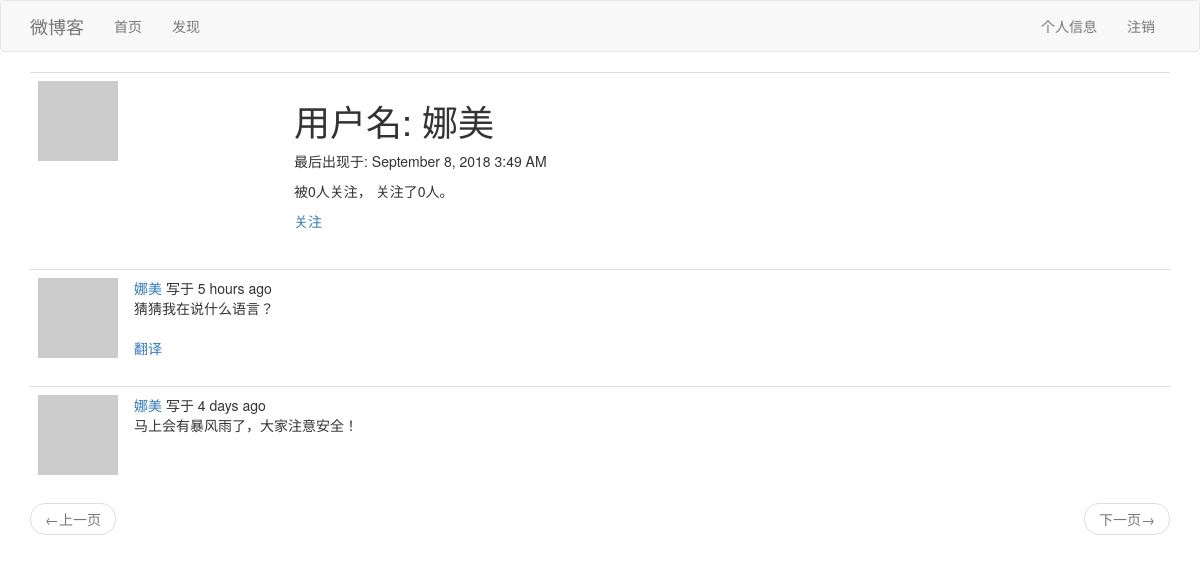
/user/娜美 (signed in), run on the app's committed database.
### app/models.py (models this page shows, shortened)
class User(UserMixin, db.Model):
    id = db.Column(db.Integer, primary_key=True)
    username = db.Column(db.String(64), index=True, unique=True)
    email = db.Column(db.String(120), index=True, unique=True)
    password_hash = db.Column(db.String(128))
    posts = db.relationship('Post', backref='author', lazy='dynamic')
    about_me = db.Column(db.String(140))
    last_seen = db.Column(db.DateTime, default=datetime.utcnow)
    followed = db.relationship(
        'User', secondary=followers,
        primaryjoin=(followers.c.follower_id == id),
        secondaryjoin=(followers.c.followed_id == id),
        backref=db.backref('followers', lazy='dynamic'),
        lazy='dynamic')
    def avatar(self, size):
        digest = md5(self.email.lower().encode('utf-8')).hexdigest()
        return 'https://www.gravatar.com/avatar/{}?d=robohash&s={}'.format(
            digest, size)
    def is_following(self, user):
        return self.followed.filter(
            followers.c.followed_id == user.id).count() > 0

class Post(db.Model):
    id = db.Column(db.Integer, primary_key=True)
    body = db.Column(db.String(140))
    timestamp = db.Column(db.DateTime, index=True, default=datetime.utcnow)
    user_id = db.Column(db.Integer, db.ForeignKey('user.id'))
    language = db.Column(db.String(5))

### app/routes.py (the view)
@app.route('/user/<username>')
@login_required
def user(username):
    user = User.query.filter_by(username=username).first_or_404()
    page = request.args.get('page', 1, type=int)
    posts = user.posts.order_by(Post.timestamp.desc()).paginate(
        page, app.config['POSTS_PER_PAGE'], False)
    next_url = url_for('index', page=posts.next_num) if posts.has_next else None
    prev_url = url_for('index', page=posts.prev_num) if posts.has_prev else None
    return render_template('user.html', user=user, posts=posts.items,
                           next_url=next_url, prev_url=prev_url)

### app/models.py (called while the page is built)
@login.user_loader
def load_user(id):
    return User.query.get(int(id))

### app/routes.py (called while the page is built)
@app.before_request
def before_request():
    if current_user.is_authenticated:
        current_user.last_seen = datetime.utcnow()
        db.session.commit()
    g.locale = str(get_locale())
    if g.locale == 'zh':
        g.locale = 'zh-cn'

### app/templates/user.html (shortened to what this page needs)
{% extends 'base.html' %}
{% block app_content %}
    <table class="table table-hover">
        <tr>
            <td width="256px"><img src="{{ user.avatar(256) }}"></td>
            <td>
                <h1>{{ _('用户名') }}: {{ user.username }}</h1>
                {% if user.last_seen %}
                    <p>{{ _('最后出现于') }}: {{ moment(user.last_seen).format('LLL') }}</p>
                {% endif %}
                <p>
                    {{ _('被%(count)d人关注，', count=user.followers.count()) }}
                    {{ _('关注了%(count)d人。', count=user.followed.count()) }}
                </p>
                {% if user == current_user %}
                    <p>
                        <a href="{{ url_for('edit_profile') }}">{{ _('编辑个人信息') }}</a>
                    </p>
                {% elif not current_user.is_following(user) %}
                    <p>
                        <a href="{{ url_for('follow', username=user.username) }}">{{ _('关注') }}</a>
                    </p>
                {% else %}
                    <p>
                        <a href="{{ url_for('unfollow', username=user.username) }}">{{ _('取消关注') }}</a>
                    </p>
                {% endif %}
            </td>
        </tr>
    </table>
    {% for post in posts %}
        {% include "_post.html" %}
    {% endfor %}
    <nav aria-label="...">
        <ul class="pager">
            <li class="previous{% if not prev_url %} disabled{% endif %}">
                <a href="{{ prev_url or '#' }}">
                    <span aria-hidden="true">&larr;</span>{{ _('上一页') }}
                </a>
            </li>
            <li class="next{% if not next_url %} disabled{% endif %}">
                <a href="{{ next_url or '#' }}">
                    {{ _('下一页') }}<span aria-hidden="true">&rarr;</span>
                </a>
            </li>
        </ul>
    </nav>
{% endblock %}

### app/templates/_post.html (shortened to what this page needs)
<table class="table table-hover">
    <tr>
        <td width="70px">
            <a href="{{ url_for('user', username=post.author.username) }}">
                <img src="{{ post.author.avatar(36) }}">
            </a>
        </td>
        <td>
            {{ _('%(username)s 写于 %(when)s',
                    username=user_link,
                    when=moment(post.timestamp).fromNow()) }}
            <br/>
            <span id="post{{ post.id }}">{{ post.body }}</span>
            {% if post.language and post.language != g.locale %}
                {% if not g.locale.startswith(post.language) %}
                    <br/>
                    <br/>
                    <span id="translation{{ post.id }}">
                        <a href="javascript:translate(
                                    '#post{{ post.id }}',
                                    '#translation{{ post.id }}',
                                    '{{ post.language }}',
                                    '{{ g.locale }}');">
                            {{ _('翻译') }}
                        </a>
                    </span>
                {% endif %}
            {% endif %}
        </td>
</table>

### data on the page
User: username "娜美", last_seen "September 8, 2018 3:49 AM"
Post: body "猜猜我在说什么语言？"
Post: body "马上会有暴风雨了，大家注意安全！"
